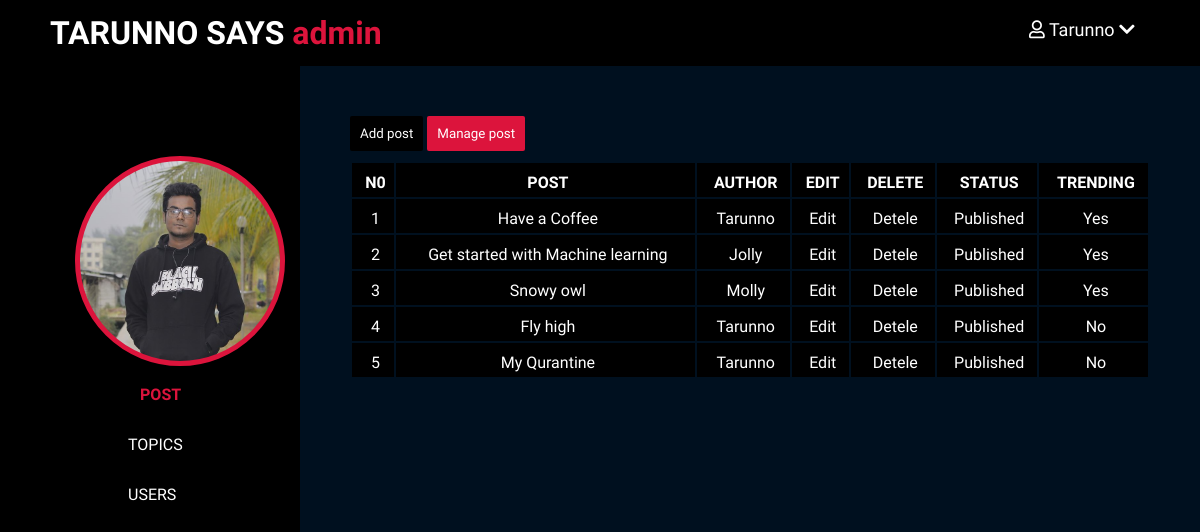
The app's page /admin/post/index.php (signed in), older data.
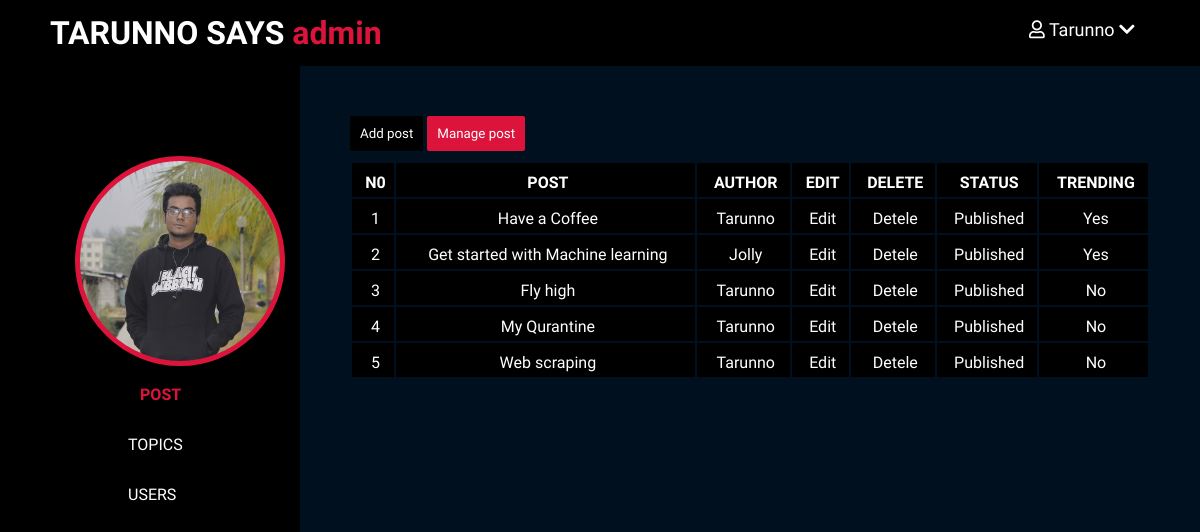
The same page, newer data.
### tables this page shows
CREATE TABLE `posts` (
  `id` int(11) NOT NULL,
  `user_id` int(11) NOT NULL,
  `title` varchar(40) NOT NULL,
  `image` varchar(256) NOT NULL,
  `body` text NOT NULL,
  `published` tinyint(4) NOT NULL,
  `created_at` datetime NOT NULL DEFAULT current_timestamp(),
  `topics` varchar(256) NOT NULL,
  `trending` tinyint(11) NOT NULL,
  `sum_rating` bigint(11) NOT NULL,
  `rated_users` bigint(11) NOT NULL
);

CREATE TABLE `users` (
  `id` int(11) NOT NULL,
  `admin` tinyint(4) NOT NULL,
  `username` varchar(256) NOT NULL,
  `email` varchar(256) NOT NULL,
  `password` varchar(256) NOT NULL,
  `users_create_time` timestamp NOT NULL DEFAULT current_timestamp(),
  `profile_img_status` varchar(256) NOT NULL
);

### includes/db.inc.php (called while the page is built, shortened)
<?php
	require 'connect.inc.php';
	function stmt_excute($sql, $data){
		global $con;
		$stmt = mysqli_stmt_init($con);
		if(!mysqli_stmt_prepare($stmt, $sql)){
			echo $stmt->error;
		}
		$values = array_values($data);
		$type = str_repeat('s', count($values));
		mysqli_stmt_bind_param($stmt, $type, ...$values);
		mysqli_stmt_execute($stmt);
		$result = mysqli_stmt_get_result($stmt);
		return $result;
	}
	function selectAll($table, $conditions = []){
		global $con;
		$sql = "SELECT * FROM $table";
		if(empty($conditions)){
			$stmt = mysqli_stmt_init($con);
			mysqli_stmt_prepare($stmt, $sql);
			mysqli_stmt_execute($stmt);
			$result = mysqli_stmt_get_result($stmt);
			return $result;
		}
	}
	function selectOne($table, $conditions){
		$sql = "SELECT * FROM $table";
		$i = 0;
		foreach ($conditions as $key => $value) {
			if($i === 0){
				$sql = $sql . " WHERE $key=?";
			}else{
				$sql = $sql . " AND $key=?";
			}
			$i++;
		}
		$sql = $sql . ' LIMIT 1;';
		$result = stmt_excute($sql, $conditions);
		return $result;
	}

### includes/posts.inc.php (called while the page is built, shortened)
<?php
	$posts_obj = selectAll('posts');

### admin/post/index.php (the view, shortened to what the changed rows need)
<?php include '../../includes/posts.inc.php' ?>
<!DOCTYPE html>
<html lang="en" dir="ltr">
    <head>
        <link rel="stylesheet" href="https://cdnjs.cloudflare.com/ajax/libs/font-awesome/5.7.2/css/all.min.css"  />
        <link rel="stylesheet" href="../../css/index.css">
        <link rel="stylesheet" href="../../css/admin_post.css">
    </head>
    <body>
        <header>
            <div class="logo">
                <h1 class="logo-text"> TARUNNO SAYS <span style="color: crimson;"> admin </span> </h1>
            </div>
        </header>
        <div class="admin-container">
            <div class="admin-edit">
                <div class="admin-edit-container">
                    <table>
                        <thead>
                            <th>N0</th>
                            <th>POST</th>
                            <th>AUTHOR</th>
                            <th>EDIT</th>
                            <th>DELETE</th>
                            <th>STATUS</th>
                            <th>TRENDING</th>
                        </thead>
                        <tbody>
                                <?php
                                    $i = 1;
                                    while($row = mysqli_fetch_assoc($posts_obj)){
                                        $user = selectOne('users', ['id' => $row['user_id']]);
                                        $user_name = mysqli_fetch_assoc($user);
                                        echo '<tr><td>'.$i.'</td>
                                        <td>'.$row['title'].'</td>
                                        <td>'.$user_name['username'].'</td>
                                        <td> <a href="edit.php?id='.$row['id'].'" class="edit"> Edit</a> </td>
                                        <td> <a href="edit.php?del_id='.$row['id'].'" class="detele">Detele</a> </td>';
                                        if($row['published'] == 1){
                                            echo '<td> <a href="../../includes/posts.inc.php?pub_id='.$row['id'].'" calss="published">Published</a> </td>';
                                        } else {
                                            echo '<td> <a href="../../includes/posts.inc.php?pub_id='.$row['id'].'" calss="Unpublished">Unpublished</a> </td>';
                                        }
                                        if($row['trending'] == 1){
                                            echo '<td> <a href="../../includes/posts.inc.php?tre_id='.$row['id'].'" calss="unpublish">Yes</a> </td></tr>';
                                        } else {
                                            echo '<td> <a href="../../includes/posts.inc.php?tre_id='.$row['id'].'" calss="Publish">No</a> </td></tr>';
                                        }
                                        $i++;
                                    }
                                ?>
                        </tbody>
                    </table>
                </div>
            </div>
        </div>
    </body>
</html>

Row changes from the older to the newer data that the page shows:
removed posts: title "Snowy owl", user.username "Molly"
added posts: title "Web scraping", user.username "Tarunno"
